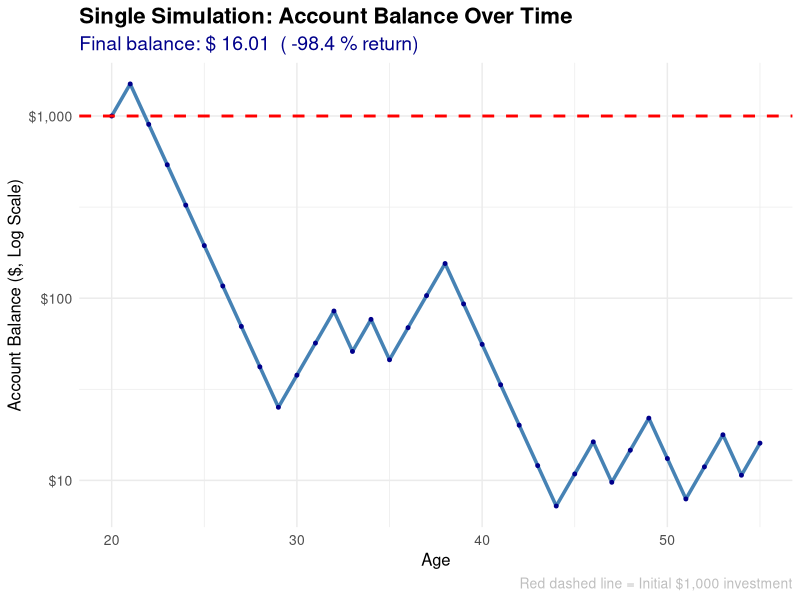
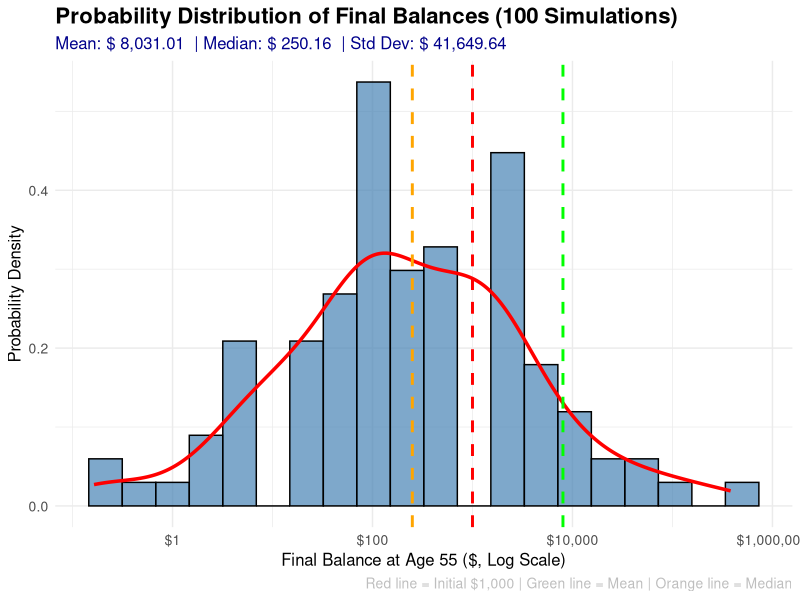
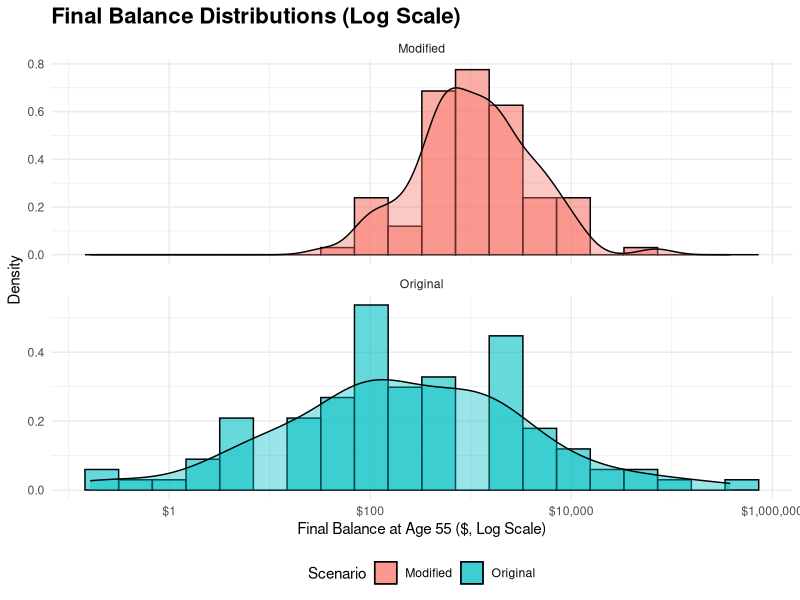
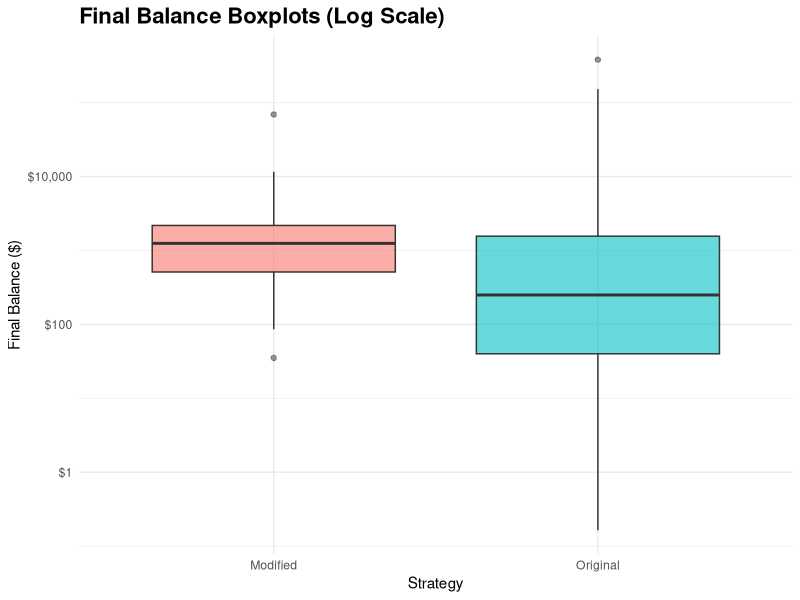

Write R code to recreate these figures, in order.
## ---- chunk 1
#| label: complete-simulation

# Load required libraries
library(dplyr)
library(ggplot2)
library(purrr)
library(tibble)
library(scales)

# Set global options
knitr::opts_chunk$set(
  echo = FALSE,
  warning = FALSE,
  message = FALSE,
  fig.width = 10,
  fig.height = 6
)

# Game parameters
initial_balance <- 1000
heads_multiplier <- 1.5  # +50%
tails_multiplier <- 0.6  # -40%
years_to_retirement <- 35  # Assuming starting at age 20
num_simulations <- 10000

# Function to simulate a single game
simulate_game <- function(initial_balance, years, heads_mult, tails_mult) {
  balance <- initial_balance
  
  # Track the balance over time for this simulation
  balance_history <- numeric(years + 1)
  balance_history[1] <- balance
  
  for (year in 1:years) {
    # Flip coin (0 = tails, 1 = heads)
    coin_flip <- rbinom(1, 1, 0.5)
    
    if (coin_flip == 1) {
      # Heads: increase by 50%
      balance <- balance * heads_mult
    } else {
      # Tails: decrease by 40%
      balance <- balance * tails_mult
    }
    
    balance_history[year + 1] <- balance
  }
  
  return(list(
    final_balance = balance,
    balance_history = balance_history
  ))
}

# Run many simulations
set.seed(20250923)  # For reproducibility

## ---- chunk 2
#| include: false

# Ensure expected value variables exist for downstream analysis
prob_heads <- 0.5
prob_tails <- 0.5
heads_outcome <- initial_balance * heads_multiplier
tails_outcome <- initial_balance * tails_multiplier
expected_value_1_flip <- prob_heads * heads_outcome + prob_tails * tails_outcome

invisible({
  ev_analysis <- list(
    initial_balance = initial_balance,
    heads_outcome = heads_outcome,
    tails_outcome = tails_outcome,
    expected_value_1_flip = expected_value_1_flip,
    expected_return_pct = (expected_value_1_flip / initial_balance - 1) * 100
  )
})
## ---- chunk 3
#| label: expectation-vs-reality

# Calculate difference
difference <- expected_value_1_flip - initial_balance
is_positive <- expected_value_1_flip > initial_balance

# Store for display
invisible({
  expectation_analysis <- list(
    expected_value_1_flip = expected_value_1_flip,
    initial_balance = initial_balance,
    difference = difference,
    is_positive = is_positive,
    expected_return_pct = (expected_value_1_flip / initial_balance - 1) * 100
  )
})
## ---- chunk 4
#| label: single-simulation

# Run a single simulation and track balance over time
single_sim <- simulate_game(initial_balance, years_to_retirement, heads_multiplier, tails_multiplier)

# Create data for plotting
years <- 0:years_to_retirement
single_sim_data <- tibble(
  year = years,
  age = 20 + years,  # Starting at age 20
  balance = single_sim$balance_history,
  return_pct = (balance / initial_balance - 1) * 100
)

# Create the plot
p_single <- ggplot(single_sim_data, aes(x = age, y = balance)) +
  geom_line(color = "steelblue", size = 1.2) +
  geom_point(color = "darkblue", size = 1) +
  geom_hline(yintercept = initial_balance, color = "red", linetype = "dashed", size = 1) +
  scale_y_continuous(labels = dollar_format(), trans = "log10") +
  labs(
    title = "Single Simulation: Account Balance Over Time",
    subtitle = paste("Final balance: $", format(round(single_sim$final_balance, 2), big.mark = ","), 
                     " (", round((single_sim$final_balance / initial_balance - 1) * 100, 1), "% return)"),
    x = "Age",
    y = "Account Balance ($, Log Scale)",
    caption = "Red dashed line = Initial $1,000 investment"
  ) +
  theme_minimal() +
  theme(
    plot.title = element_text(size = 16, face = "bold"),
    plot.subtitle = element_text(size = 14, color = "darkblue"),
    plot.caption = element_text(size = 10, color = "gray"),
    axis.title = element_text(size = 12),
    axis.text = element_text(size = 10)
  )

print(p_single)

# Analysis of this single simulation
estimated_heads <- (log(single_sim$final_balance / initial_balance) - years_to_retirement * log(0.6)) / (log(1.5) - log(0.6))
estimated_tails <- years_to_retirement - estimated_heads
total_return_pct <- (single_sim$final_balance / initial_balance - 1) * 100
annualized_return <- (single_sim$final_balance / initial_balance)^(1/years_to_retirement) - 1
is_profitable <- single_sim$final_balance > initial_balance

# Store for display
invisible({
  single_sim_analysis <- list(
    starting_age = 20,
    retirement_age = 55,
    initial_balance = initial_balance,
    final_balance = single_sim$final_balance,
    total_return_pct = total_return_pct,
    annualized_return = annualized_return,
    estimated_heads = estimated_heads,
    estimated_tails = estimated_tails,
    is_profitable = is_profitable
  )
})
## ---- chunk 5
#| label: multiple-simulations

# Run 100 simulations
set.seed(20250924)  # Different seed for variety
num_small_simulations <- 100

# Run 100 simulations
small_simulation_results <- map(1:num_small_simulations, function(i) {
  simulate_game(initial_balance, years_to_retirement, heads_multiplier, tails_multiplier)
})

# Extract final balances
small_final_balances <- map_dbl(small_simulation_results, ~ .x$final_balance)

# Create results dataframe
small_results_df <- tibble(
  simulation = 1:num_small_simulations,
  final_balance = small_final_balances,
  return_pct = (small_final_balances / initial_balance - 1) * 100
)

# Calculate summary statistics for 100 simulations
small_summary_stats <- small_results_df %>%
  summarise(
    mean_balance = mean(final_balance),
    median_balance = median(final_balance),
    min_balance = min(final_balance),
    max_balance = max(final_balance),
    std_dev = sd(final_balance),
    prob_positive = mean(return_pct > 0),
    prob_break_even = mean(final_balance >= initial_balance)
  )

# Create probability distribution plot
p_distribution <- ggplot(small_results_df, aes(x = final_balance)) +
  geom_histogram(bins = 20, fill = "steelblue", alpha = 0.7, color = "black", 
                 aes(y = after_stat(density))) +
  geom_density(color = "red", size = 1.2, alpha = 0.8) +
  geom_vline(xintercept = initial_balance, color = "red", linetype = "dashed", size = 1) +
  geom_vline(xintercept = small_summary_stats$mean_balance, color = "green", linetype = "dashed", size = 1) +
  geom_vline(xintercept = small_summary_stats$median_balance, color = "orange", linetype = "dashed", size = 1) +
  scale_x_continuous(labels = dollar_format(), trans = "log10") +
  labs(
    title = "Probability Distribution of Final Balances (100 Simulations)",
    subtitle = paste("Mean: $", format(round(small_summary_stats$mean_balance, 2), big.mark = ","),
                     " | Median: $", format(round(small_summary_stats$median_balance, 2), big.mark = ","),
                     " | Std Dev: $", format(round(small_summary_stats$std_dev, 2), big.mark = ",")),
    x = "Final Balance at Age 55 ($, Log Scale)",
    y = "Probability Density",
    caption = "Red line = Initial $1,000 | Green line = Mean | Orange line = Median"
  ) +
  theme_minimal() +
  theme(
    plot.title = element_text(size = 16, face = "bold"),
    plot.subtitle = element_text(size = 12, color = "darkblue"),
    plot.caption = element_text(size = 10, color = "gray"),
    axis.title = element_text(size = 12),
    axis.text = element_text(size = 10)
  )

print(p_distribution)

# Store results for display
invisible({
  small_sim_analysis <- list(
    num_simulations = num_small_simulations,
    mean_balance = small_summary_stats$mean_balance,
    median_balance = small_summary_stats$median_balance,
    min_balance = small_summary_stats$min_balance,
    max_balance = small_summary_stats$max_balance,
    std_dev = small_summary_stats$std_dev,
    prob_positive = small_summary_stats$prob_positive,
    prob_break_even = small_summary_stats$prob_break_even
  )
})
## ---- chunk 6
#| label: small-summary-table
#| results: asis

# Compute local probabilities to avoid chunk order dependencies
prob_gt_1000_local <- mean(small_final_balances > initial_balance)
prob_ge_1000_local <- mean(small_final_balances >= initial_balance)

small_summary_table <- tibble::tibble(
  Metric = c(
    "Number of simulations",
    "Mean final balance",
    "Median final balance",
    "Minimum final balance",
    "Maximum final balance",
    "Standard deviation",
    "Probability > $1,000"
  ),
  Value = c(
    format(small_sim_analysis$num_simulations, big.mark = ","),
    scales::dollar(round(small_sim_analysis$mean_balance, 2)),
    scales::dollar(round(small_sim_analysis$median_balance, 2)),
    scales::dollar(round(small_sim_analysis$min_balance, 2)),
    scales::dollar(round(small_sim_analysis$max_balance, 2)),
    scales::dollar(round(small_sim_analysis$std_dev, 2)),
    paste0(round(prob_gt_1000_local * 100, 1), "%")
  )
)

knitr::kable(small_summary_table, align = c('l','r'), caption = 'Summary Statistics (100 Simulations)')
## ---- chunk 7
#| label: probability-analysis

# Calculate probability of ending with more than $1,000
prob_greater_than_1000 <- mean(small_final_balances > initial_balance)
prob_less_than_1000 <- mean(small_final_balances < initial_balance)

# Calculate additional probability thresholds
prob_greater_than_2000 <- mean(small_final_balances > 2000)
prob_greater_than_5000 <- mean(small_final_balances > 5000)
prob_greater_than_10000 <- mean(small_final_balances > 10000)

# Calculate percentiles
percentiles <- quantile(small_final_balances, probs = c(0.1, 0.25, 0.5, 0.75, 0.9, 0.95, 0.99))

# Calculate percentile where value equals $1000 (interpolation)
percentile_1000 <- ecdf(small_final_balances)(1000) * 100

# Store results for display
invisible({
  probability_analysis <- list(
    prob_greater_than_1000 = prob_greater_than_1000,
    prob_less_than_1000 = prob_less_than_1000,
    prob_greater_than_2000 = prob_greater_than_2000,
    prob_greater_than_5000 = prob_greater_than_5000,
    prob_greater_than_10000 = prob_greater_than_10000,
    percentiles = percentiles,
    percentile_1000 = percentile_1000
  )
})
## ---- chunk 8
#| label: probability-table
#| results: asis

pct_fmt <- scales::dollar_format(accuracy = 0.01)

pct_table <- tibble::tibble(
  `Percentile` = c(
    "10th",
    "25th",
    "50th (median)",
    paste0(round(probability_analysis$percentile_1000, 1), "th ($1,000)"),
    "75th",
    "90th",
    "95th",
    "99th"
  ),
  `Value` = c(
    pct_fmt(probability_analysis$percentiles["10%"]),
    pct_fmt(probability_analysis$percentiles["25%"]),
    pct_fmt(probability_analysis$percentiles["50%"]),
    "$1,000.00",
    pct_fmt(probability_analysis$percentiles["75%"]),
    pct_fmt(probability_analysis$percentiles["90%"]),
    pct_fmt(probability_analysis$percentiles["95%"]),
    pct_fmt(probability_analysis$percentiles["99%"])
  )
)

knitr::kable(pct_table, align = c('l','r'), caption = 'Percentile Summary (100 Simulations)')
## ---- chunk 9
#| label: strategy-comparison
#| results: asis

# Modified game logic:
# Bet exactly 50% of balance each year; the other 50% remains unchanged.
# Effective annual multipliers: Heads -> 0.5 + 0.5*1.5 = 1.25; Tails -> 0.5 + 0.5*0.6 = 0.8
mod_heads_multiplier <- 1.25
mod_tails_multiplier <- 0.8

set.seed(20250925)
num_comparison_sims <- 100

mod_results <- purrr::map(1:num_comparison_sims, function(i) {
  simulate_game(initial_balance, years_to_retirement, mod_heads_multiplier, mod_tails_multiplier)
})

mod_final_balances <- purrr::map_dbl(mod_results, ~ .x$final_balance)

# Probabilities > $10,000
prob_mod_gt_10000 <- mean(mod_final_balances > 10000)

# Use original 100-sim results from Section 4 (small_final_balances)
prob_orig_gt_10000 <- mean(small_final_balances > 10000)

comparison_word <- if (abs(prob_mod_gt_10000 - prob_orig_gt_10000) < 1e-9) "Equal" else if (prob_mod_gt_10000 > prob_orig_gt_10000) "Higher" else "Lower"

comparison_table <- tibble::tibble(
  Scenario = c("Original game", "Modified"),
  `P(Final > $10,000)` = c(
    paste0(round(prob_orig_gt_10000 * 100, 1), "%"),
    paste0(round(prob_mod_gt_10000 * 100, 1), "%")
  )
)

cat("\n**Analysis:** The modified game strategy has a", if (prob_mod_gt_10000 > prob_orig_gt_10000) {"higher"} else {"lower"}, "probability of ending with more than $10,000 at age 55 compared to the original game. Interestingly, while the modified strategy is more likely to achieve at least $1,000 (break-even), it is less likely to reach the high-end target of $10,000. This suggests that the modified strategy is", if (prob_mod_gt_10000 > prob_orig_gt_10000) {"more likely to achieve high returns"} else {"less likely to achieve high returns"}, "but may also be", if (prob_mod_gt_10000 > prob_orig_gt_10000) {"more volatile"} else {"less volatile"}, "overall.\n")

knitr::kable(comparison_table, align = c('l','r'), caption = 'Probability of Ending Above $10,000 (100 Simulations)')

cat("\n", sprintf("Result: %s (modified vs. original)", comparison_word))
## ---- chunk 10
#| label: comparison-visuals
#| fig-cap: "How final balances compare across 100 simulations for each strategy"

# Build combined dataset for visualization
orig_df_small <- tibble::tibble(
  simulation = 1:length(small_final_balances),
  final_balance = small_final_balances,
  scenario = "Original"
)

mod_df_small <- tibble::tibble(
  simulation = 1:length(mod_final_balances),
  final_balance = mod_final_balances,
  scenario = "Modified"
)

combined_df <- dplyr::bind_rows(orig_df_small, mod_df_small)

# Histogram + density by scenario (faceted)
p_comp <- ggplot(combined_df, aes(x = final_balance, fill = scenario)) +
  geom_histogram(bins = 20, alpha = 0.6, color = "black", aes(y = after_stat(density))) +
  geom_density(alpha = 0.4) +
  scale_x_continuous(labels = scales::dollar, trans = "log10") +
  labs(
    title = "Final Balance Distributions (Log Scale)",
    x = "Final Balance at Age 55 ($, Log Scale)",
    y = "Density",
    fill = "Scenario"
  ) +
  theme_minimal() +
  theme(
    plot.title = element_text(size = 16, face = "bold"),
    legend.position = "bottom"
  ) +
  facet_wrap(~ scenario, ncol = 1, scales = "free_y")

print(p_comp)
## ---- chunk 11
#| label: comparison-box
#| fig-cap: "Side-by-side boxplots showing final balance distributions for both strategies"

ggplot(combined_df, aes(x = scenario, y = final_balance, fill = scenario)) +
  geom_boxplot(alpha = 0.6, outlier.alpha = 0.5) +
  scale_y_continuous(labels = scales::dollar, trans = "log10") +
  labs(
    title = "Final Balance Boxplots (Log Scale)",
    x = "Strategy",
    y = "Final Balance ($)"
  ) +
  theme_minimal() +
  theme(
    plot.title = element_text(size = 16, face = "bold"),
    legend.position = "none"
  )
## ---- chunk 12
#| label: comparison-tables
#| results: asis

summary_compare <- combined_df %>%
  group_by(scenario) %>%
  summarise(
    mean_balance = mean(final_balance),
    median_balance = median(final_balance),
    min_balance = min(final_balance),
    max_balance = max(final_balance),
    sd_balance = sd(final_balance),
    prob_gt_1000 = mean(final_balance > 1000),
    prob_gt_10000 = mean(final_balance > 10000),
    .groups = 'drop'
  ) %>%
  mutate(
    mean_balance = scales::dollar(round(mean_balance, 2)),
    median_balance = scales::dollar(round(median_balance, 2)),
    min_balance = scales::dollar(round(min_balance, 2)),
    max_balance = scales::dollar(round(max_balance, 2)),
    sd_balance = scales::dollar(round(sd_balance, 2)),
    `P(> $1,000)` = paste0(round(prob_gt_1000 * 100, 1), "%"),
    `P(> $10,000)` = paste0(round(prob_gt_10000 * 100, 1), "%")
  ) %>%
  select(Scenario = scenario, `Mean` = mean_balance, `Median` = median_balance, `Min` = min_balance,
         `Max` = max_balance, `Std Dev` = sd_balance, `P(> $1,000)`, `P(> $10,000)`)

knitr::kable(summary_compare, align = c('l','r','r','r','r','r','r','r'), caption = 'Summary Comparison: Original vs Modified (100 Simulations)')
